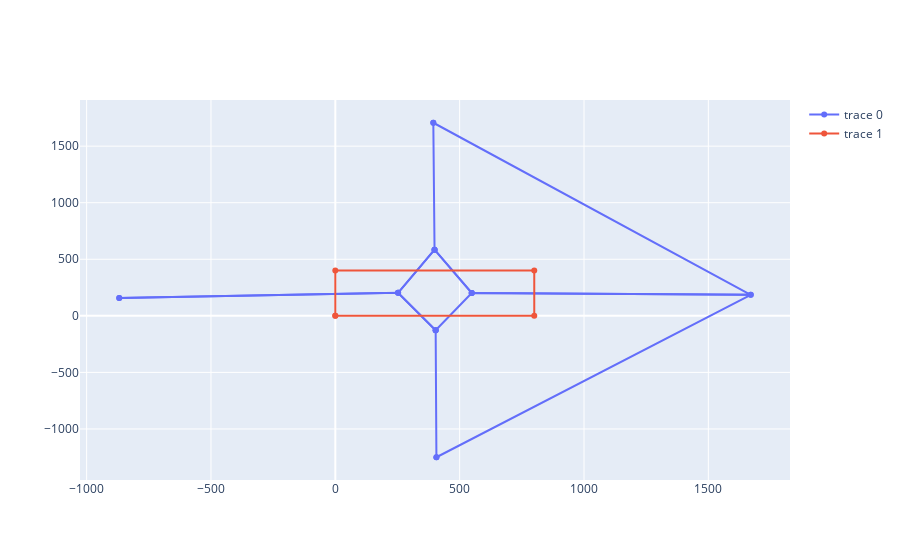

The cell this chart's notebook holds for it:
### Code cell
import plotly.graph_objects as go

fig = go.Figure(go.Scatter(x=x_polygs, y=y_polygs, mode='lines+markers'))
fig.add_trace(go.Scatter(x=[0, 0, INPUT_WIDTH, INPUT_WIDTH, 0], 
           y=[0, INPUT_HEIGHT, INPUT_HEIGHT, 0, 0], mode='lines+markers'))
# fig.update_layout(yaxis_range=[0, INPUT_HEIGHT], xaxis_range=[0, INPUT_WIDTH])
fig.show()

### Figure 1 — Plotly figure (JSON) as saved in the notebook; plotly's stock layout.template omitted (floating-point values rounded to 4 significant figures)
{"data": [{"mode": "lines+markers", "type": "scatter", "x": [399.0, 548.5, 1671.0, 394.1, null, 406.5, 403.5, 252.5, -868.8, null, 406.5, 1671.0, 548.5, 403.5, null, -868.8, 252.5, 399.0, 394.1, null, 403.5, 252.5, 399.0, 548.5, null], "y": [584.7, 202.3, 186.2, 1707.0, null, -1250.0, -128.0, 203.2, 158.1, null, -1250.0, 186.2, 202.3, -128.0, null, 158.1, 203.2, 584.7, 1707.0, null, -128.0, 203.2, 584.7, 202.3, null]}, {"mode": "lines+markers", "type": "scatter", "x": [0, 0, 800, 800, 0], "y": [0, 400, 400, 0, 0]}], "layout": {}}
